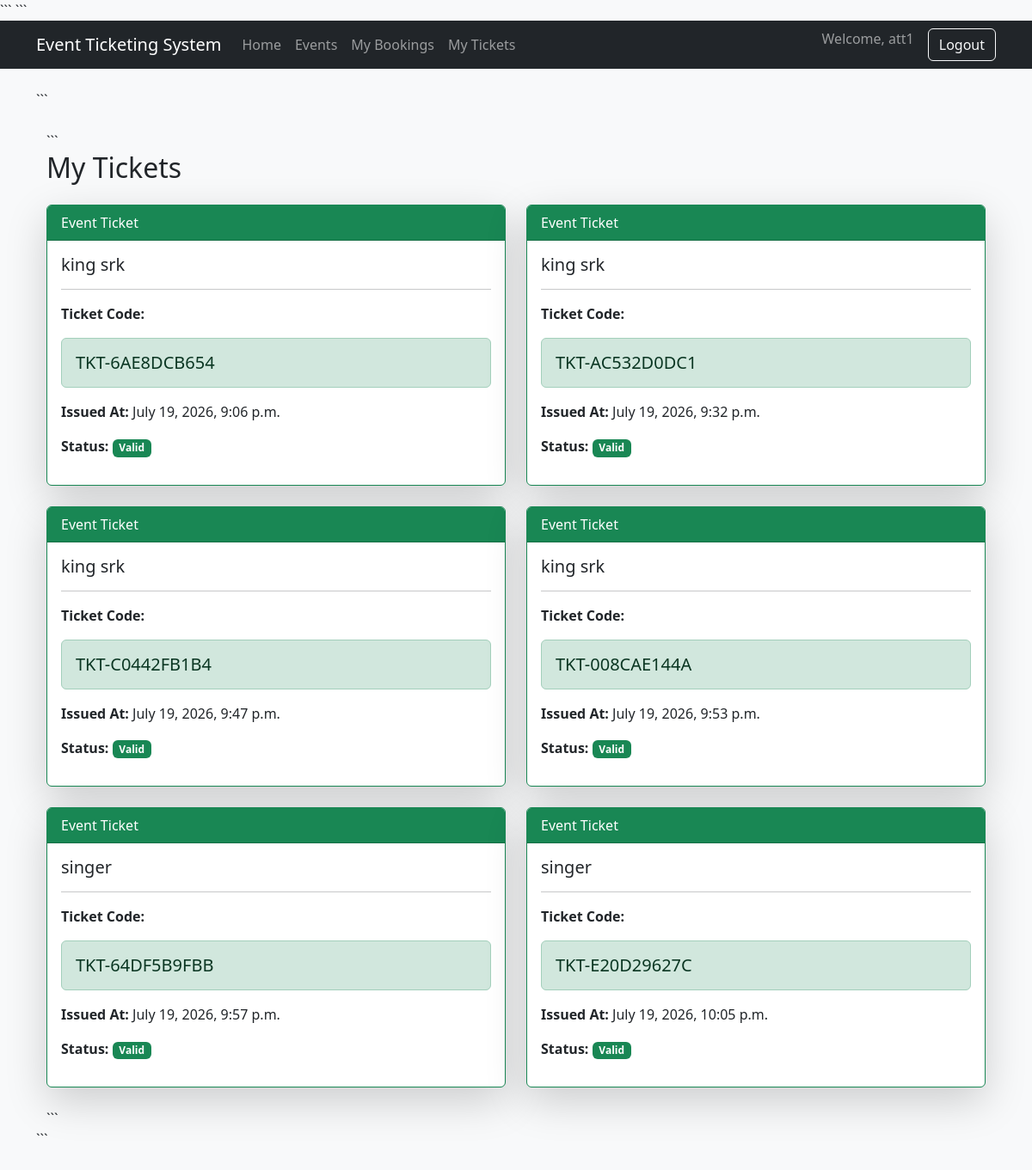
/my-tickets/ (signed in), run on the app's committed database.
### users/models.py (models this page shows, shortened)
class User(AbstractUser):
    ORGANIZER = "ORGANIZER"
    ATTENDEE = "ATTENDEE"
    ROLE_CHOICES = (
        (ORGANIZER, "Organizer"),
        (ATTENDEE, "Attendee"),
    )
    role = models.CharField(
        max_length=20,
        choices=ROLE_CHOICES
    )

### tickets/models.py (models this page shows, shortened)
class Ticket(models.Model):
    booking = models.OneToOneField(
        "bookings.Booking",
        on_delete=models.CASCADE,
        related_name="ticket"
    )
    ticket_code = models.CharField(
        max_length=50,
        unique=True,
        blank=True
    )
    issued_at = models.DateTimeField(
        auto_now_add=True
    )
    is_valid = models.BooleanField(
        default=True
    )

### bookings/models.py (models this page shows, shortened)
class Booking(models.Model):
    STATUS_CHOICES = (
        ("PENDING", "Pending"),
        ("CONFIRMED", "Confirmed"),
        ("FAILED", "Failed"),
        ("CANCELLED", "Cancelled"),
    )
    user = models.ForeignKey(
        settings.AUTH_USER_MODEL,
        on_delete=models.CASCADE,
        related_name="bookings"
    )
    event = models.ForeignKey(
        Event,
        on_delete=models.CASCADE,
        related_name="bookings"
    )
    ticket_category = models.ForeignKey(
        TicketCategory,
        on_delete=models.CASCADE,
        related_name="bookings"
    )
    quantity = models.PositiveIntegerField()
    total_amount = models.DecimalField(
        max_digits=10,
        decimal_places=2
    )
    status = models.CharField(
        max_length=20,
        choices=STATUS_CHOICES,
        default="PENDING"
    )
    created_at = models.DateTimeField(
        auto_now_add=True
    )
    updated_at = models.DateTimeField(
        auto_now=True
    )

### events/models.py (models this page shows, shortened)
class Event(models.Model):
    STATUS_CHOICES = (
        ("ACTIVE", "Active"),
        ("CANCELLED", "Cancelled"),
    )
    organizer = models.ForeignKey(
        settings.AUTH_USER_MODEL,
        on_delete=models.CASCADE,
        related_name="events"
    )
    venue = models.ForeignKey(
        Venue,
        on_delete=models.CASCADE,
        related_name="events"
    )
    title = models.CharField(
        max_length=255
    )
    description = models.TextField()
    start_time = models.DateTimeField()
    end_time = models.DateTimeField()
    status = models.CharField(
        max_length=20,
        choices=STATUS_CHOICES,
        default="ACTIVE"
    )
    created_at = models.DateTimeField(
        auto_now_add=True
    )
    updated_at = models.DateTimeField(
        auto_now=True
    )

### ui/views.py (the view)
@login_required
def my_tickets(request):
    tickets = Ticket.objects.filter(
        booking__user=request.user
    ).select_related(
        "booking",
        "booking__event"
    )
    return render(
        request,
        "attendee/my_tickets.html",
        {
            "tickets": tickets
        }
    )

### templates/attendee/my_tickets.html (shortened to what this page needs)
{% extends "base.html" %}
{% block content %}
<div class="container mt-4">
```
<h2 class="mb-4">
    My Tickets
</h2>
<div class="row">
    {% for ticket in tickets %}
    <div class="col-md-6 mb-4">
        <div class="card shadow-lg border-success">
            <div class="card-header bg-success text-white">
                Event Ticket
            </div>
            <div class="card-body">
                <h5 class="card-title">
                    {{ ticket.booking.event.title }}
                </h5>
                <hr>
                <p>
                    <strong>
                        Ticket Code:
                    </strong>
                </p>
                <div class="alert alert-success">
                    <h5 class="mb-0">
                        {{ ticket.ticket_code }}
                    </h5>
                </div>
                <p>
                    <strong>
                        Issued At:
                    </strong>
                    {{ ticket.issued_at }}
                </p>
                <p>
                    <strong>
                        Status:
                    </strong>
                    {% if ticket.is_valid %}
                    <span class="badge bg-success">
                        Valid
                    </span>
                    {% else %}
                    <span class="badge bg-danger">
                        Invalid
                    </span>
                    {% endif %}
                </p>
            </div>
        </div>
    </div>
    {% empty %}
    <div class="col-12">
        <div class="alert alert-warning">
            No tickets available.
        </div>
    </div>
    {% endfor %}
</div>
```
</div>
{% endblock %}

### templates/base.html (shortened to what this page needs)
<!DOCTYPE html>
<html lang="en">
<head>
<link href="https://cdn.jsdelivr.net/npm/bootstrap@5.3.8/dist/css/bootstrap.min.css" rel="stylesheet">
```
</head>
<body>
<nav class="navbar navbar-expand-lg navbar-dark bg-dark">
    <div class="container">
        <a
            class="navbar-brand"
            href="/"
        >
            Event Ticketing System
        </a>
        <div
            class="collapse navbar-collapse"
            id="navbarNav"
        >
            <ul class="navbar-nav me-auto">
                <li class="nav-item">
                    <a
                        class="nav-link"
                        href="/"
                    >
                        Home
                    </a>
                </li>
                <li class="nav-item">
                    <a
                        class="nav-link"
                        href="{% url 'events' %}"
                    >
                        Events
                    </a>
                </li>
                {% if user.is_authenticated %}
                <li class="nav-item">
                    <a
                        class="nav-link"
                        href="{% url 'my-bookings' %}"
                    >
                        My Bookings
                    </a>
                </li>
                <li class="nav-item">
                    <a
                        class="nav-link"
                        href="{% url 'my-tickets' %}"
                    >
                        My Tickets
                    </a>
                </li>
                {% endif %}
            </ul>
            <ul class="navbar-nav">
                {% if user.is_authenticated %}
                <li class="nav-item">
                    <span
                        class="navbar-text me-3"
                    >
                        Welcome,
                        {{ user.username }}
                    </span>
                </li>
                <li class="nav-item">
                    <a
                        class="btn btn-outline-light"
                        href="{% url 'logout' %}"
                    >
                        Logout
                    </a>
                </li>
                {% endif %}
            </ul>
        </div>
    </div>
</nav>
<div class="container py-4">
```
{% block content %}
{% endblock %}
```
</div>
</body>
</html>

### templates/base.html (style rules this page uses)
body { background:#f8f9fa; }

### data on the page
User: username "att1"
Ticket: booking.event "king srk", ticket_code "TKT-6AE8DCB654", issued_at "July 19, 2026, 9:06 p.m.", is_valid "Valid"
Ticket: booking.event "king srk", ticket_code "TKT-AC532D0DC1", issued_at "July 19, 2026, 9:32 p.m.", is_valid "Valid"
Ticket: booking.event "king srk", ticket_code "TKT-C0442FB1B4", issued_at "July 19, 2026, 9:47 p.m.", is_valid "Valid"
Ticket: booking.event "king srk", ticket_code "TKT-008CAE144A", issued_at "July 19, 2026, 9:53 p.m.", is_valid "Valid"
Ticket: booking.event "singer", ticket_code "TKT-64DF5B9FBB", issued_at "July 19, 2026, 9:57 p.m.", is_valid "Valid"
Ticket: booking.event "singer", ticket_code "TKT-E20D29627C", issued_at "July 19, 2026, 10:05 p.m.", is_valid "Valid"
